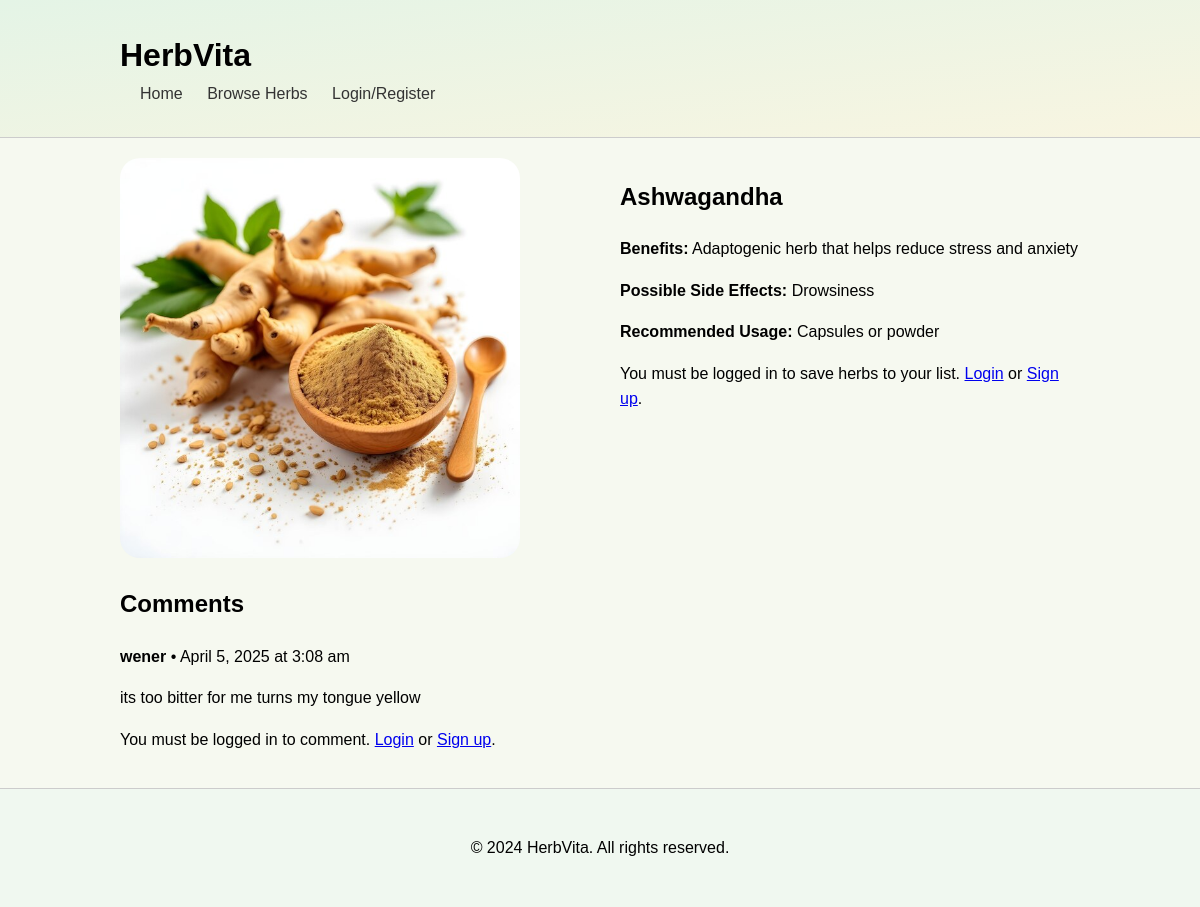
The app's page /herbDetails.php?id=13 with its own data.
### tables this page shows
CREATE TABLE `herb` (
  `herbID` int(11) NOT NULL,
  `herbName` varchar(20) NOT NULL,
  `sideEffect` varchar(255) NOT NULL,
  `recommendedUsage` text NOT NULL,
  `Benefit` text NOT NULL,
  `healthConcerns` int(11) NOT NULL,
  `imagePath` varchar(255) NOT NULL
);

CREATE TABLE `comments` (
  `commentID` int(11) NOT NULL,
  `herbID` int(11) NOT NULL,
  `userID` varchar(11) NOT NULL,
  `commentText` text NOT NULL,
  `timeAdded` timestamp NOT NULL DEFAULT current_timestamp() ON UPDATE current_timestamp()
);

CREATE TABLE `user` (
  `userID` varchar(11) NOT NULL,
  `Name` varchar(20) NOT NULL,
  `Email` varchar(50) NOT NULL,
  `passwordHash` varchar(255) NOT NULL,
  `healthInterest` int(11) NOT NULL
);

### herbDetails.php (the view, shortened to what this page needs)
<?php
include 'db_connect.php';
if (isset($_GET['id']) && is_numeric($_GET['id'])) {
    $herbId = $_GET['id'];
    $sql = "SELECT herbID, herbName, sideEffect, recommendedUsage, Benefit, imagePath
            FROM herb
            WHERE herbID = ?";
    $stmt = $conn->prepare($sql);
    $stmt->bind_param("i", $herbId);
    $stmt->execute();
    $result = $stmt->get_result();
    if ($result->num_rows == 1) {
        $herb = $result->fetch_assoc();
    } else {
        header("Location: browseHerb.php");
        exit();
    }
} else {
    header("Location: browseHerb.php");
    exit();
}
?>
<!DOCTYPE html>
<html lang="en">
<head>
    <link rel="stylesheet" href="style.css">
</head>
<body>
    <header>
        <div class="container">
            <h1>HerbVita</h1>
            <nav>
                <ul>
                    <li><a href="index.php">Home</a></li>
                    <li><a href="browseHerb.php">Browse Herbs</a></li>
                    <?php if(isset($_SESSION['loggedin']) && $_SESSION['loggedin'] === true): ?>
                        <li><a href="profile.php">Saved Herbs</a></li>
                        <li><a href="logout.php">Logout</a></li>
                    <?php else: ?>
                        <li><a href="login.php">Login/Register</a></li>
                    <?php endif; ?>
                </ul>
            </nav>
        </div>
    </header>
    <main class="container">
        <section class="herb-details">
            <?php if ($herb): ?>
                <div class="herbPageContainer">
                    <div class="herb-image">
                        <img src="<?php echo htmlspecialchars($herb['imagePath']); ?>" alt="<?php echo htmlspecialchars($herb['herbName']); ?>">
                    </div>
                    <div class="herb-info">
                        <h2><?php echo htmlspecialchars($herb['herbName']); ?></h2>
                        <p><strong>Benefits:</strong> <?php echo nl2br(htmlspecialchars($herb['Benefit'])); ?></p>
                        <p><strong>Possible Side Effects:</strong> <?php echo nl2br(htmlspecialchars($herb['sideEffect'])); ?></p>
                        <p><strong>Recommended Usage:</strong> <?php echo nl2br(htmlspecialchars($herb['recommendedUsage'])); ?></p>
                         <?php if (isset($_SESSION['loggedin']) && $_SESSION['loggedin'] === true): ?>
                            <form method="post">
                                <button type="submit" name="save_herb" class="saveherb">Save Herb</button>
                            </form>
                            <?php if (isset($saveMessage)): ?>
                                <p class="message"><?php echo $saveMessage; ?></p>
                            <?php endif; ?>
                        <?php else: ?>
                            <p>You must be logged in to save herbs to your list. <a href="login.php">Login</a> or <a href="signup.php">Sign up</a>.</p>
                        <?php endif; ?>
                    </div>
                </div>
            <?php else: ?>
                <p>Herb not found.</p>
            <?php endif; ?>
        </section>
    <section class="herb-details-comments">
        <h2>Comments</h2>
        <?php
        $sql_comments = "SELECT c.`commentText`, u.`Name`, c.`timeAdded`
                        FROM `comments` c
                        JOIN `user` u ON c.`userID` = u.`userID`
                        WHERE c.`herbID` = ?";
        $stmt_comments = $conn->prepare($sql_comments);
        $stmt_comments->bind_param("i", $herbId);
        $stmt_comments->execute();
        $result_comments = $stmt_comments->get_result();
        if ($result_comments->num_rows > 0) {
            echo "<div class='comments-list'>";
            while ($row = $result_comments->fetch_assoc()) {
                echo "<div class='comment-box'>";
                echo "<p><strong>" . htmlspecialchars($row['Name']) . "</strong> • " .
                     date('F j, Y \a\t g:i a', strtotime($row['timeAdded'])) . "</p>";
                echo "<p>" . htmlspecialchars($row['commentText']) . "</p>";
                echo "</div>";
            }
            echo "</div>";
        }
        ?>
    </section>
    <?php if (isset($_SESSION['loggedin']) && $_SESSION['loggedin'] === true): ?>
        <form action="submitComment.php" method="POST">
            <textarea name="comment" rows="5" cols="50" required></textarea>
            <input type="hidden" name="herb_id" value="<?php echo htmlspecialchars($herbId); ?>">
            <button type="submit">Post Comment</button>
        </form>
    <?php else: ?>
        <p>You must be logged in to comment. <a href="login.php">Login</a> or <a href="signup.php">Sign up</a>.</p>
    <?php endif; ?>
    </main>
    <footer>
        <div class="container">
            <p>&copy; 2024 HerbVita. All rights reserved.</p>
        </div>
    </footer>
</body>
</html>

### style.css (style rules this page uses)
body { font-family: sans-serif; margin: 0; padding: 0; line-height: 1.6; background-color: #f6f9f0; }
.container { width: 80%; max-width: 1200px; margin: 0 auto; padding: 20px; }
header { background: linear-gradient(to bottom right, #e4f4e6, #f8f5e1); padding: 10px 0; border-bottom: 1px solid #ccc; }
header h1 { margin: 0; display: inline-block; }
nav ul { list-style: none; padding: 0; margin: 0; display: inline-block; }
nav ul li { display: inline; margin-left: 20px; }
nav ul li a { text-decoration: none; color: #333; }
main { padding: 20px 0; }
footer { background-color: #f0f8f0; text-align: center; padding: 10px 0; border-top: 1px solid #ccc; }
.herbPageContainer { display: flex; flex-direction: row; align-items: flex-start; margin: 0 auto; width: 100%; }
.herbPageContainer > div:first-child { flex-basis: 50%; padding-right: 20px; }
.herbPageContainer > div:last-child { flex-basis: 50%; padding-left: 20px; }
.herb-image img { max-width: 25rem; max-height: 25rem; border-radius: 20px; }

### records on screen
herb: imagePath (picture), herbName "Ashwagandha", Benefit "Adaptogenic herb that helps reduce stress and anxiety", sideEffect "Drowsiness", recommendedUsage "Capsules or powder"
comments: userID.Name "wener", timeAdded "April 5, 2025 at 3:08 am", commentText "its too bitter for me turns my tongue yellow"
